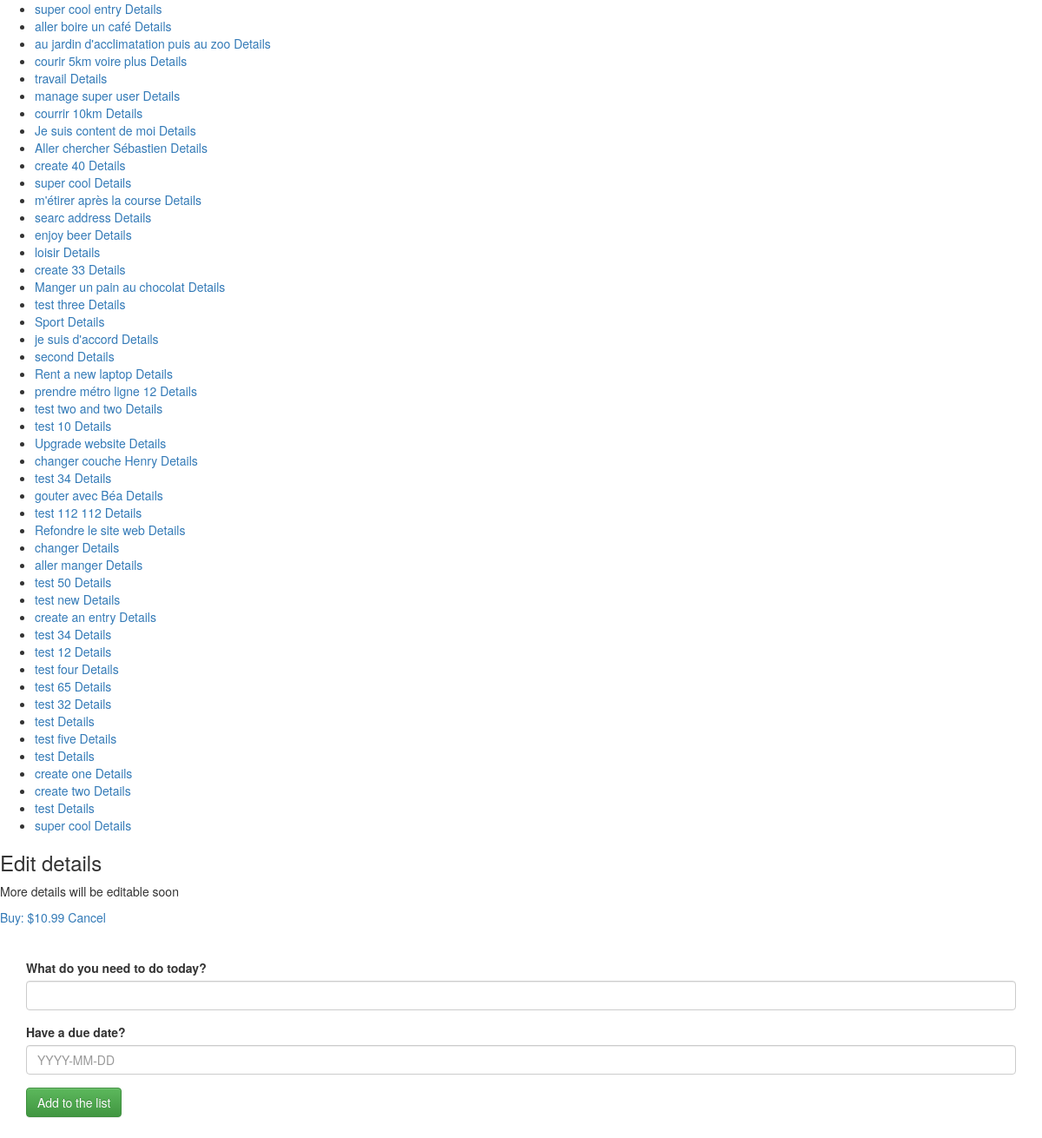
Page /listcreate/ (signed in) on the earlier database version.
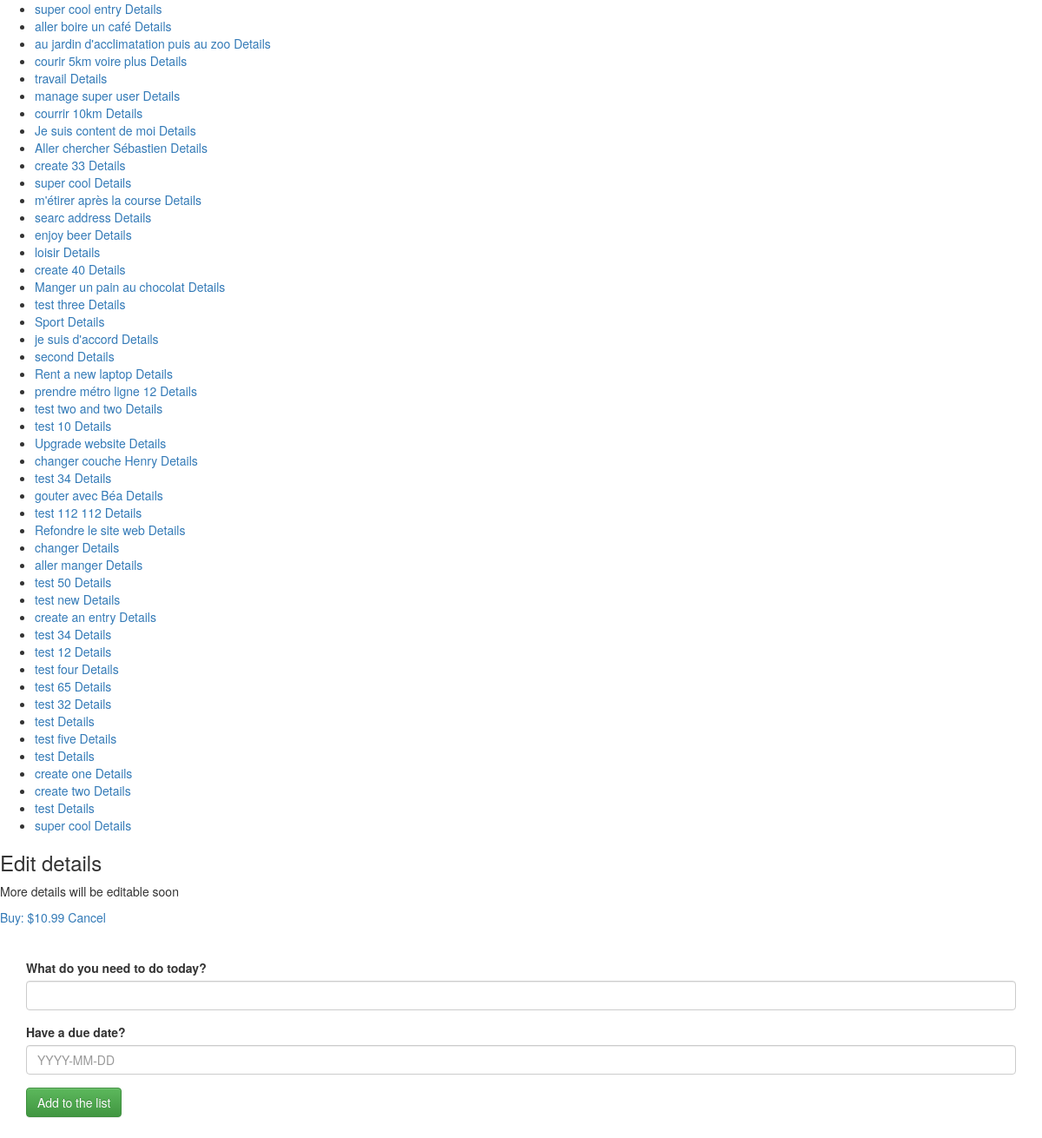
Same page on the later database version.
### core/models.py (models this page shows, shortened)
class Entry(models.Model):
	user = models.ForeignKey(User)
	name = models.CharField(max_length=50)
	data = models.CharField(max_length=200, blank=True)
	order = models.IntegerField(default=1000)
	duedate = models.DateField(null=True, blank=True)
	done = models.BooleanField(default=False) # 0 = to do / 1 = completed
	impediment = models.BooleanField(default=False) # 0 = No / 1 = Yes
	transfered = models.BooleanField(default=False) # 0 = No / 1 = Yes = no longer in your List
	assignees = models.ManyToManyField(User, related_name='assignees',blank=True)
	section = models.BooleanField(default=False) # 0 = No / 1 = Yes
	created_at = models.DateTimeField(auto_now_add=True)
	class Meta:
		ordering = ['order']
		verbose_name_plural = "entries"
	def __str__(self):
		return str(self.name)
	def update_entry_url(self):
		return reverse (viewname="detail", args=[self.id])

### core/views.py (the view, shortened to what this page needs)
# urls.py: url(r'^listcreate/$', coreviews.ListAppend.as_view(), name='listappend'),
class ListAppend(ListAppendView):
	model = coremodels.Entry
	template_name = 'v2/entry/listcreate.html'
	def get_queryset(self):
		return coremodels.Entry.objects.filter(user=self.request.user).order_by('order')

### core/models.py
class EntryCreateForm(ModelForm):
	class Meta:
		model = Entry
		fields = ['name','duedate'] # the form on the homepage
	def __init__(self, *args, **kwargs): # current_business, as parameter (cf Creeam)
		super(EntryCreateForm, self).__init__(*args, **kwargs)
		self.fields['name'].label = "What do you need to do today?"
		self.fields['duedate'].label = "Have a due date?"
		self.fields['duedate'].widget.attrs['placeholder'] = "YYYY-MM-DD"
		self.fields['name'].widget.attrs['autofocus'] = "on"

### core/models.py (called while the page is built)
	def get(self, request, *args, **kwargs):
		self.object_list = self.get_queryset()
		allow_empty = self.get_allow_empty()
		if not allow_empty and len(self.object_list) == 0:
			raise Http404(_(u"Empty list and '%(class_name)s.allow_empty' is False.")
							% {'class_name': self.__class__.__name__})
		self.object = None
		form_class = self.get_form_class()
		form = self.get_form(form_class)
		context = self.get_context_data(object_list=self.object_list, form=form)
		return self.render_to_response(context)

### templates/v2/entry/listcreate.html (shortened to what this page needs)
{% load widget_tweaks %}
<link rel="stylesheet" href="http://code.jquery.com/mobile/1.4.5/jquery.mobile-1.4.5.min.css" />
<link rel="stylesheet" href="https://maxcdn.bootstrapcdn.com/bootstrap/3.3.6/css/bootstrap.min.css">
<link rel="stylesheet" href="https://maxcdn.bootstrapcdn.com/bootstrap/3.3.6/css/bootstrap-theme.min.css">
<ul data-role="listview" data-filter="true"  data-split-icon="gear" data-split-theme="a" data-filter-placeholder="Search an action ..." data-inset="true">
    {% for objects in object_list %}
      <li id="entry_{{ objects.id }}" class="ui-state-default">
        <a href="{{ objects.update_entry_url }}" data-ajax="false">{{ objects }}</a>
<a href="#details" data-rel="popup" data-position-to="window" data-transition="pop">Details</a>
      </li>
    {% endfor %}
</ul>
{% include 'v2/entry/popup.html' %}
<p>
<section id="services">
<div class="container">
<div class="row">
{% if form %}
<div class="col-md-12">
<form action="" method="post" data-ajax="false" enctype="multipart/form-data">{% csrf_token %}{{ form.media }}
{% for field in form %}
<div class="form-group warning">
<label for="exampleInputFile">{{ field.label }}</label>
{{ field|add_class:"form-control"}}
</div>
{% endfor %}
<input type="submit" class="btn btn-success" role="button" value="{{ verb|default:"Add to the list" }}" />
</form>
</div>
{% endif %}
</div>
</div>
</section>

Differences in the rows shown:
changed Entry "create 33": moves up the list
changed Entry "create 40": moves down the list
